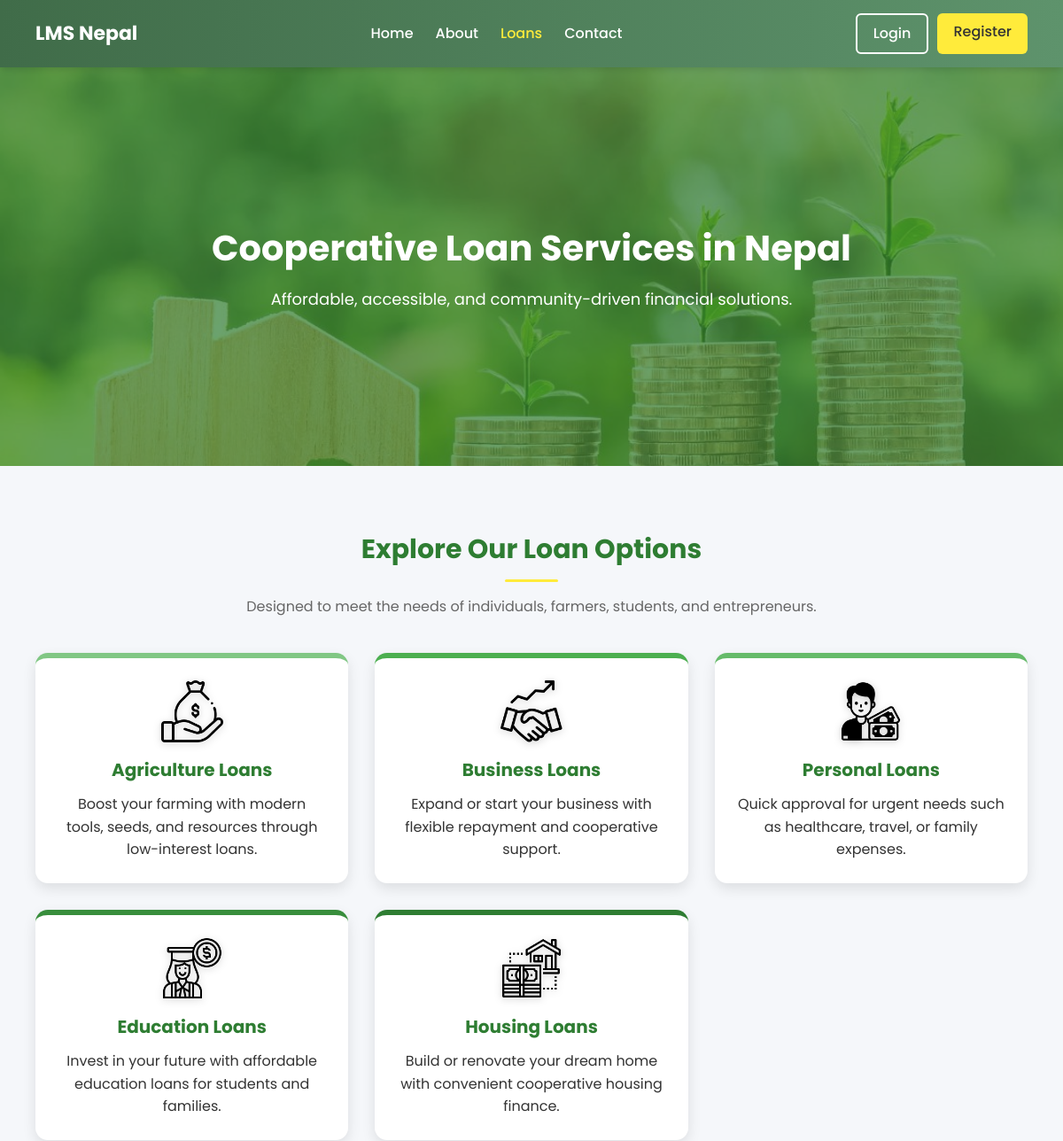
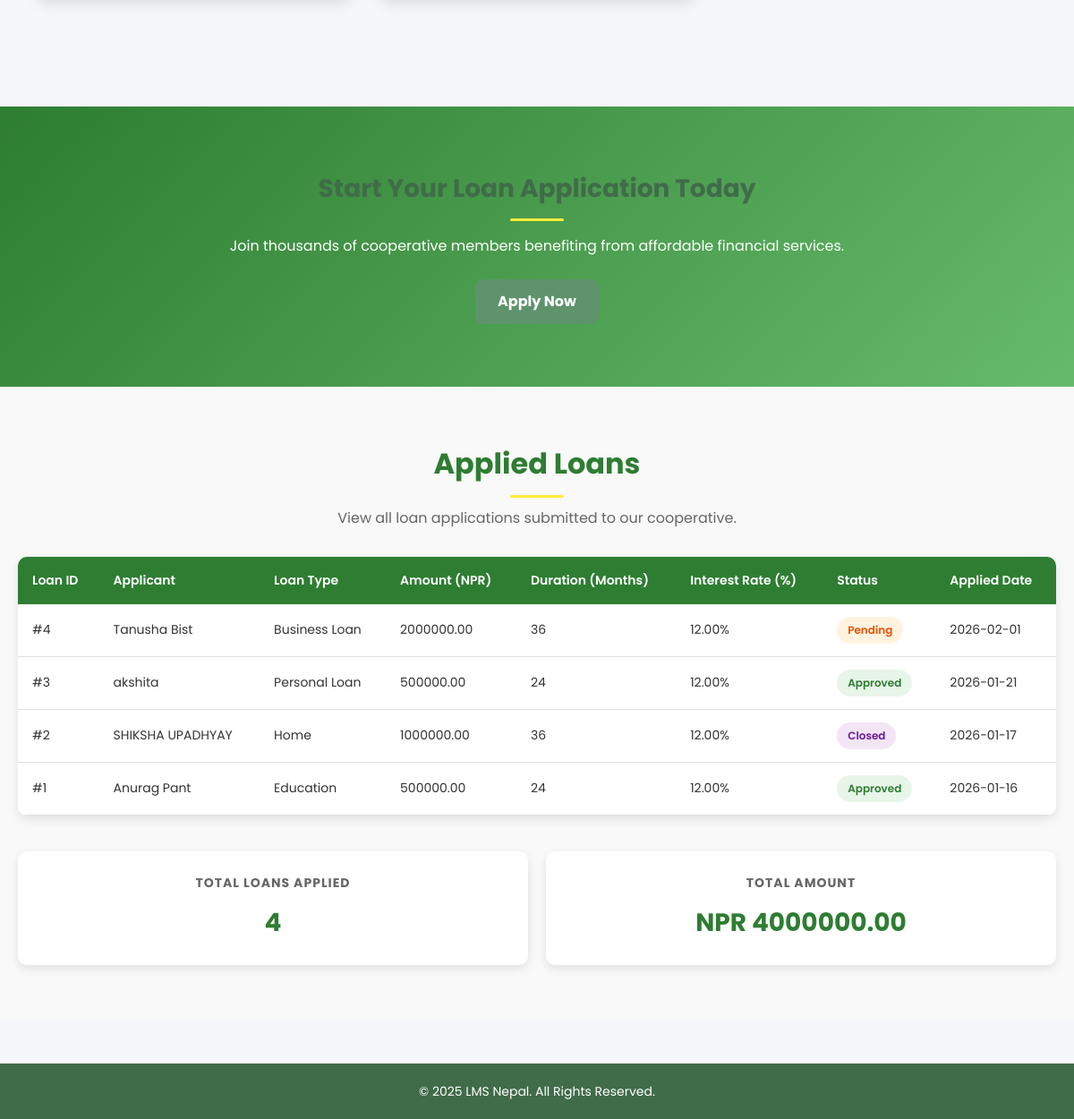
Screenshot of /loans/ with the database file from the repository (2 pictures, top to bottom).
### core/models.py (models this page shows, shortened)
class Loan(models.Model):
    member = models.ForeignKey(Member, on_delete=models.CASCADE)
    loan_type = models.CharField(max_length=50, blank=True)
    amount = models.DecimalField(max_digits=10, decimal_places=2)
    duration_months = models.IntegerField(default=12)
    interest_rate = models.DecimalField(max_digits=5, decimal_places=2)
    purpose = models.TextField(blank=True)
    issued_date = models.DateField(auto_now_add=True)
    due_date = models.DateField()
    monthly_income = models.DecimalField(max_digits=10, decimal_places=2, null=True, blank=True)
    employment_type = models.CharField(max_length=50, blank=True)
    existing_loans = models.CharField(max_length=10, blank=True)
    repayment_method = models.CharField(max_length=50, blank=True)
    remarks = models.TextField(blank=True)
    personal_reason = models.CharField(max_length=100, blank=True, null=True)
    existing_emi = models.DecimalField(max_digits=10, decimal_places=2, null=True, blank=True)
    property_type = models.CharField(max_length=50, blank=True, null=True)
    property_value = models.DecimalField(max_digits=12, decimal_places=2, null=True, blank=True)
    property_location = models.CharField(max_length=200, blank=True, null=True)
    construction_status = models.CharField(max_length=50, blank=True, null=True)
    property_documents = models.FileField(upload_to='loan_documents/', blank=True, null=True)
    co_applicant_name = models.CharField(max_length=100, blank=True, null=True)
    co_applicant_relation = models.CharField(max_length=50, blank=True, null=True)
    student_name = models.CharField(max_length=100, blank=True, null=True)
    course_name = models.CharField(max_length=200, blank=True, null=True)
    institution_name = models.CharField(max_length=200, blank=True, null=True)
    institution_location = models.CharField(max_length=100, blank=True, null=True)
    course_duration = models.IntegerField(null=True, blank=True)
    admission_letter = models.FileField(upload_to='loan_documents/', blank=True, null=True)
    guardian_name = models.CharField(max_length=100, blank=True, null=True)
    guardian_income = models.DecimalField(max_digits=10, decimal_places=2, null=True, blank=True)
    business_name = models.CharField(max_length=200, blank=True, null=True)
    business_type = models.CharField(max_length=100, blank=True, null=True)
    business_registration = models.CharField(max_length=100, blank=True, null=True)
    business_age = models.IntegerField(null=True, blank=True)
    annual_turnover = models.DecimalField(max_digits=12, decimal_places=2, null=True, blank=True)
    business_plan = models.FileField(upload_to='loan_documents/', blank=True, null=True)
    business_address = models.TextField(blank=True, null=True)
    farm_size = models.DecimalField(max_digits=8, decimal_places=2, null=True, blank=True)
    farming_type = models.CharField(max_length=100, blank=True, null=True)
    land_ownership = models.CharField(max_length=50, blank=True, null=True)
    crop_type = models.CharField(max_length=200, blank=True, null=True)
    land_documents = models.FileField(upload_to='loan_documents/', blank=True, null=True)
    irrigation_facility = models.CharField(max_length=20, blank=True, null=True)
    farming_experience = models.IntegerField(null=True, blank=True)
    status = models.CharField(
        max_length=20,
        choices=[
            ('pending', 'Pending'),
            ('approved', 'Approved'),
            ('closed', 'Closed'),
        ],
        default='pending'
    )

class Member(models.Model):
    user = models.OneToOneField(User, on_delete=models.CASCADE)
    phone = models.CharField(max_length=15)
    address = models.TextField()
    dob = models.DateField(null=True, blank=True)
    occupation = models.CharField(max_length=100, blank=True)
    monthly_income = models.DecimalField(max_digits=10, decimal_places=2, null=True, blank=True)
    joined_date = models.DateField(auto_now_add=True)

### core/views.py (the view)
# urls.py: path('loans/', views.loans_view, name='loans'),
def loans_view(request):
    loans = Loan.objects.select_related('member').order_by('-issued_date')
    total_loans = loans.count()
    total_amount = loans.aggregate(total=Sum('amount'))['total'] or 0
    context = {
        'loans': loans,
        'total_loans': total_loans,
        'total_amount': total_amount,
    }
    return render(request, 'core/loans.html', context)

### core/templates/core/loans.html (shortened to what this page needs)
{% load static %}
<link rel="stylesheet" href="{% static 'core/loans.css' %}">
<!DOCTYPE html>
<html lang="en">
<head>
  <link rel="stylesheet" href="loans.css">
  <link rel="stylesheet" href="style.css">
</head>
<body>
<nav class="navbar">
  <div class="logo">LMS Nepal</div>
  <ul class="nav-links">
    <li><a href="{% url 'index' %}" >Home</a></li>
    <li><a href="{% url 'about' %}">About</a></li>
    <li><a href="{% url 'loans' %}" class="active">Loans</a></li>
    <li><a href="{% url 'contact' %}">Contact</a></li>
  </ul>
  <div class="auth-links">
    <a href="login.html" class="btn login-btn">Login</a>
    <a href="register.html" class="btn register-btn">Register</a>
  </div>
</nav>
  <section class="hero">
    <div class="overlay"></div>
    <div class="hero-content">
      <h1>Cooperative Loan Services in Nepal</h1>
      <p>Affordable, accessible, and community-driven financial solutions.</p>
    </div>
  </section>
  <section class="loan-types">
    <h2>Explore Our Loan Options</h2>
    <p class="subtitle">Designed to meet the needs of individuals, farmers, students, and entrepreneurs.</p>
    <div class="loan-grid">
      <div class="loan-card agriculture">
        <img src="{% static 'core/images/loan-icon.png' %}" alt="Cooperative loans image">
        <h3>Agriculture Loans</h3>
        <p>Boost your farming with modern tools, seeds, and resources through low-interest loans.</p>
      </div>
      <div class="loan-card business">
        <img src="{% static 'core/images/businessloan.png' %}" alt="Cooperative loans image">
        <h3>Business Loans</h3>
        <p>Expand or start your business with flexible repayment and cooperative support.</p>
      </div>
      <div class="loan-card personal">
        <img src="{% static 'core/images/personalloan.png' %}" alt="Cooperative loans image">
        <h3>Personal Loans</h3>
        <p>Quick approval for urgent needs such as healthcare, travel, or family expenses.</p>
      </div>
      <div class="loan-card education">
        <img src="{% static 'core/images/educationloan.png' %}" alt="Cooperative loans image">
        <h3>Education Loans</h3>
        <p>Invest in your future with affordable education loans for students and families.</p>
      </div>
      <div class="loan-card housing">
        <img src="{% static 'core/images/housingloan.png' %}" alt="Cooperative loans image">
        <h3>Housing Loans</h3>
        <p>Build or renovate your dream home with convenient cooperative housing finance.</p>
      </div>
    </div>
  </section>
  <section class="cta">
    <h2>Start Your Loan Application Today</h2>
    <p>Join thousands of cooperative members benefiting from affordable financial services.</p>
    <a href="login.html" class="cta-btn">Apply Now</a>
  </section>
  <section class="applied-loans">
    <div class="container">
      <h2>Applied Loans</h2>
      <p class="subtitle">View all loan applications submitted to our cooperative.</p>
      {% if loans %}
        <div class="loans-table-wrapper">
          <table class="loans-table">
            <thead>
              <tr>
                <th>Loan ID</th>
                <th>Applicant</th>
                <th>Loan Type</th>
                <th>Amount (NPR)</th>
                <th>Duration (Months)</th>
                <th>Interest Rate (%)</th>
                <th>Status</th>
                <th>Applied Date</th>
              </tr>
            </thead>
            <tbody>
              {% for loan in loans %}
              <tr>
                <td>#{{ loan.id }}</td>
                <td>{{ loan.member.user.get_full_name|default:loan.member.user.username }}</td>
                <td>
                  {% if loan.loan_type %}
                    {{ loan.loan_type|title }}
                  {% else %}
                    N/A
                  {% endif %}
                </td>
                <td>{{ loan.amount|floatformat:2 }}</td>
                <td>{{ loan.duration_months|default:"N/A" }}</td>
                <td>{{ loan.interest_rate|floatformat:2 }}%</td>
                <td>
                  <span class="status-badge status-{{ loan.status }}">
                    {{ loan.get_status_display }}
                  </span>
                </td>
                <td>{{ loan.issued_date|date:"Y-m-d" }}</td>
              </tr>
              {% endfor %}
            </tbody>
          </table>
        </div>
        <div class="loans-summary">
          <div class="summary-card">
            <h3>Total Loans Applied</h3>
            <p class="summary-value">{{ total_loans }}</p>
          </div>
          <div class="summary-card">
            <h3>Total Amount</h3>
            <p class="summary-value">NPR {{ total_amount|floatformat:2 }}</p>
          </div>
        </div>
      {% else %}
        <div class="no-loans">
          <p>No loan applications yet. Be the first to apply!</p>
        </div>
      {% endif %}
    </div>
  </section>
  <footer>
    <p>&copy; 2025 LMS Nepal. All Rights Reserved.</p>
  </footer>
</body>
</html>

### core/static/core/loans.css (style rules this page uses)
* { margin: 0; padding: 0; box-sizing: border-box; font-family: 'Poppins', sans-serif; }
body { background: #f5f7fa; color: #333; line-height: 1.6; }
.navbar { display: flex; justify-content: space-between; align-items: center; padding: 15px 40px; background: linear-gradient(90deg, #2e7d32, #43a047); color: white; box-shadow: 0 2px 8px rgba(0,0,0,0.15); }
.navbar .logo { font-size: 22px; font-weight: 700; }
.navbar .nav-links { list-style: none; display: flex; gap: 25px; }
.navbar .nav-links li a { text-decoration: none; color: white; font-weight: 500; transition: 0.3s; }
.navbar .nav-links li a:hover, .navbar .nav-links li a.active { color: #ffeb3b; }
.hero { background: url('images/loansssssss.jpeg') no-repeat center/cover; height: 450px; position: relative; display: flex; justify-content: center; align-items: center; text-align: center; }
.hero .overlay { position: absolute; top: 0; left: 0; width: 100%; height: 100%; background: rgba(46, 125, 50, 0.7); }
.hero-content { position: relative; color: white; z-index: 1; }
.hero-content h1 { font-size: 40px; margin-bottom: 12px; font-weight: 700; }
.hero-content p { font-size: 18px; font-weight: 400; }
.loan-types { padding: 70px 40px; text-align: center; }
.loan-types h2 { font-size: 30px; margin-bottom: 15px; color: #2e7d32; }
.loan-types .subtitle { font-size: 16px; color: #666; margin-bottom: 40px; }
.loan-grid { display: grid; grid-template-columns: repeat(auto-fit, minmax(260px, 1fr)); gap: 30px; }
.loan-card { background: white; padding: 25px; border-radius: 14px; box-shadow: 0 6px 15px rgba(0,0,0,0.1); transition: transform 0.3s, box-shadow 0.3s; position: relative; overflow: hidden; }
.loan-card img { width: 70px; height: 70px; margin-bottom: 15px; filter: drop-shadow(0 2px 4px rgba(0,0,0,0.2)); }
.loan-card h3 { margin-bottom: 10px; font-size: 20px; color: #2e7d32; }
.loan-card.agriculture { border-top: 6px solid #81c784; }
.loan-card.business { border-top: 6px solid #4caf50; }
.loan-card.personal { border-top: 6px solid #66bb6a; }
.loan-card.education { border-top: 6px solid #388e3c; }
.loan-card.housing { border-top: 6px solid #2e7d32; }
.cta { background: linear-gradient(135deg, #2e7d32, #66bb6a); color: white; text-align: center; padding: 70px 20px; margin-top: 50px; }
.cta h2 { margin-bottom: 15px; font-size: 28px; font-weight: 700; }
.cta p { margin-bottom: 25px; font-size: 16px; }
.cta-btn { background: #ffeb3b; color: #2e7d32; padding: 14px 30px; border-radius: 8px; text-decoration: none; font-weight: bold; transition: 0.3s; }
.applied-loans { padding: 60px 20px; background: #f9f9f9; }
.applied-loans .container { max-width: 1200px; margin: 0 auto; }
.applied-loans h2 { text-align: center; font-size: 32px; margin-bottom: 10px; color: #2e7d32; }
.applied-loans .subtitle { text-align: center; color: #666; margin-bottom: 30px; }
.loans-table-wrapper { overflow-x: auto; margin-bottom: 40px; background: white; border-radius: 10px; box-shadow: 0 4px 12px rgba(0, 0, 0, 0.1); }
.loans-table { width: 100%; border-collapse: collapse; font-size: 14px; }
.loans-table thead { background: #2e7d32; color: white; }
.loans-table thead th { padding: 16px; text-align: left; font-weight: 600; }
.loans-table tbody td { padding: 14px 16px; border-bottom: 1px solid #e0e0e0; }
.status-badge { display: inline-block; padding: 6px 12px; border-radius: 20px; font-size: 12px; font-weight: 600; }
.status-pending { background: #fff3e0; color: #e65100; }
.status-approved { background: #e8f5e9; color: #2e7d32; }
.status-closed { background: #f3e5f5; color: #6a1b9a; }
.loans-summary { display: grid; grid-template-columns: repeat(auto-fit, minmax(250px, 1fr)); gap: 20px; margin-top: 30px; }
.summary-card { background: white; padding: 24px; border-radius: 10px; text-align: center; box-shadow: 0 4px 12px rgba(0, 0, 0, 0.1); }
.summary-card h3 { color: #666; font-size: 14px; margin-bottom: 12px; text-transform: uppercase; letter-spacing: 1px; }
.summary-value { font-size: 28px; font-weight: 700; color: #2e7d32; }
footer { text-align: center; padding: 20px; background: #2e7d32; color: white; font-size: 14px; }

### rows the page displays
Loan: id "4", member.user.get_full_name "Tanusha Bist", loan_type "Business Loan", amount "2000000.00", duration_months "36", interest_rate "12.00", status "Pending", issued_date "2026-02-01"
Loan: id "3", member.user.get_full_name "akshita", loan_type "Personal Loan", amount "500000.00", duration_months "24", interest_rate "12.00", status "Approved", issued_date "2026-01-21"
Loan: id "2", member.user.get_full_name "SHIKSHA UPADHYAY", loan_type "Home", amount "1000000.00", duration_months "36", interest_rate "12.00", status "Closed", issued_date "2026-01-17"
Loan: id "1", member.user.get_full_name "Anurag Pant", loan_type "Education", amount "500000.00", duration_months "24", interest_rate "12.00", status "Approved", issued_date "2026-01-16"

### other values shown
{{ total_loans }} "4"
{{ total_amount|floatformat:2 }} "4000000.00"
